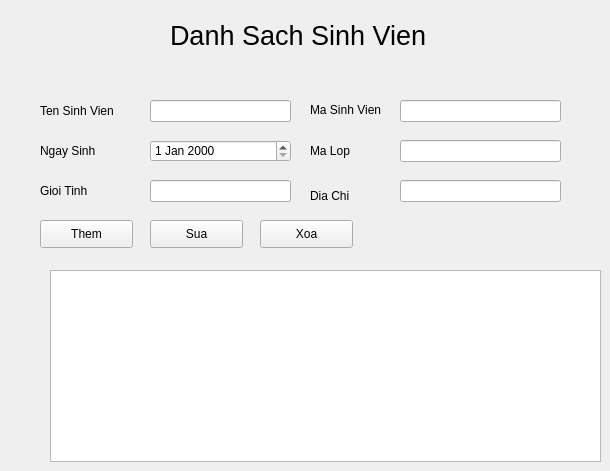
     <widget class="QWidget" name="SinhVien_page">
      <widget class="QLabel" name="label_7">
       <property name="geometry">
        <rect>
         <x>170</x>
         <y>-10</y>
         <width>311</width>
         <height>91</height>
        </rect>
       </property>
       <property name="font">
        <font>
         <pointsize>20</pointsize>
        </font>
       </property>
       <property name="text">
        <string>Danh Sach Sinh Vien</string>
       </property>
      </widget>
      <widget class="QLabel" name="label_13">
       <property name="geometry">
        <rect>
         <x>40</x>
         <y>100</y>
         <width>101</width>
         <height>21</height>
        </rect>
       </property>
       <property name="text">
        <string>Ten Sinh Vien</string>
       </property>
      </widget>
      <widget class="QLineEdit" name="txtTenSV">
       <property name="geometry">
        <rect>
         <x>150</x>
         <y>100</y>
         <width>141</width>
         <height>22</height>
        </rect>
       </property>
      </widget>
      <widget class="QLineEdit" name="txtMASV">
       <property name="geometry">
        <rect>
         <x>400</x>
         <y>100</y>
         <width>161</width>
         <height>22</height>
        </rect>
       </property>
      </widget>
      <widget class="QLabel" name="label_22">
       <property name="geometry">
        <rect>
         <x>310</x>
         <y>100</y>
         <width>81</width>
         <height>20</height>
        </rect>
       </property>
       <property name="text">
        <string>Ma Sinh Vien</string>
       </property>
      </widget>
      <widget class="QPushButton" name="btnSuaSV">
       <property name="geometry">
        <rect>
         <x>150</x>
         <y>220</y>
         <width>93</width>
         <height>28</height>
        </rect>
       </property>
       <property name="text">
        <string>Sua</string>
       </property>
      </widget>
      <widget class="QPushButton" name="btnThemSV">
       <property name="geometry">
        <rect>
         <x>40</x>
         <y>220</y>
         <width>93</width>
         <height>28</height>
        </rect>
       </property>
       <property name="text">
        <string>Them</string>
       </property>
      </widget>
      <widget class="QPushButton" name="btnXoaSV">
       <property name="geometry">
        <rect>
         <x>260</x>
         <y>220</y>
         <width>93</width>
         <height>28</height>
        </rect>
       </property>
       <property name="text">
        <string>Xoa</string>
       </property>
      </widget>
      <widget class="QLabel" name="label_23">
       <property name="geometry">
        <rect>
         <x>40</x>
         <y>140</y>
         <width>71</width>
         <height>21</height>
        </rect>
       </property>
       <property name="text">
        <string>Ngay Sinh</string>
       </property>
      </widget>
      <widget class="QLabel" name="label_24">
       <property name="geometry">
        <rect>
         <x>40</x>
         <y>180</y>
         <width>55</width>
         <height>21</height>
        </rect>
       </property>
       <property name="text">
        <string>Gioi Tinh</string>
       </property>
      </widget>
      <widget class="QLabel" name="label_25">
       <property name="geometry">
        <rect>
         <x>310</x>
         <y>186</y>
         <width>55</width>
         <height>20</height>
        </rect>
       </property>
       <property name="text">
        <string>Dia Chi</string>
       </property>
      </widget>
      <widget class="QLabel" name="label_26">
       <property name="geometry">
        <rect>
         <x>310</x>
         <y>140</y>
         <width>55</width>
         <height>21</height>
        </rect>
       </property>
       <property name="text">
        <string>Ma Lop</string>
       </property>
      </widget>
      <widget class="QLineEdit" name="txtGioiTinh">
       <property name="geometry">
        <rect>
         <x>150</x>
         <y>180</y>
         <width>141</width>
         <height>22</height>
        </rect>
       </property>
      </widget>
      <widget class="QLineEdit" name="txtDiaChi">
       <property name="geometry">
        <rect>
         <x>400</x>
         <y>180</y>
         <width>161</width>
         <height>22</height>
        </rect>
       </property>
      </widget>
      <widget class="QLineEdit" name="txtMaLop">
       <property name="geometry">
        <rect>
         <x>400</x>
         <y>140</y>
         <width>161</width>
         <height>22</height>
        </rect>
       </property>
      </widget>
      <widget class="QDateEdit" name="txtNgaySinh">
       <property name="geometry">
        <rect>
         <x>150</x>
         <y>140</y>
         <width>141</width>
         <height>22</height>
        </rect>
       </property>
      </widget>
      <widget class="QTableWidget" name="tableDSSV">
       <property name="geometry">
        <rect>
         <x>50</x>
         <y>270</y>
         <width>551</width>
         <height>192</height>
        </rect>
       </property>
      </widget>
     </widget>
